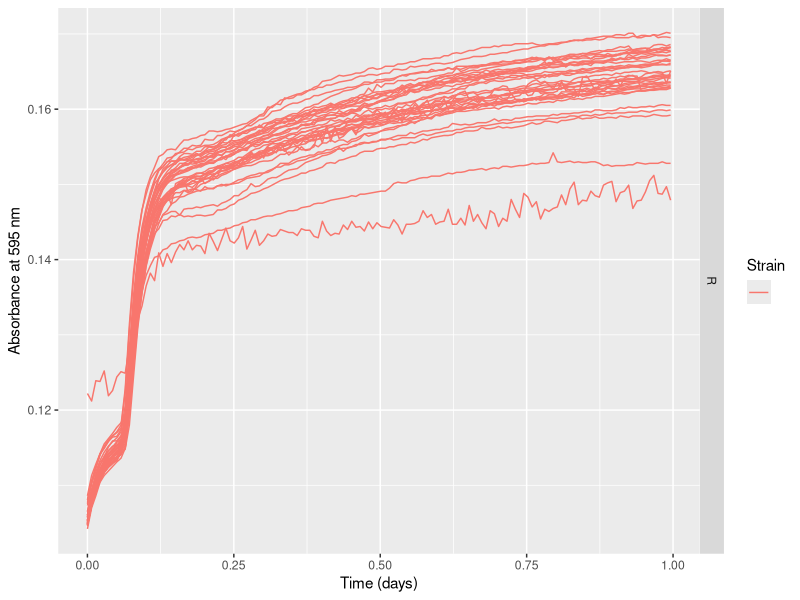
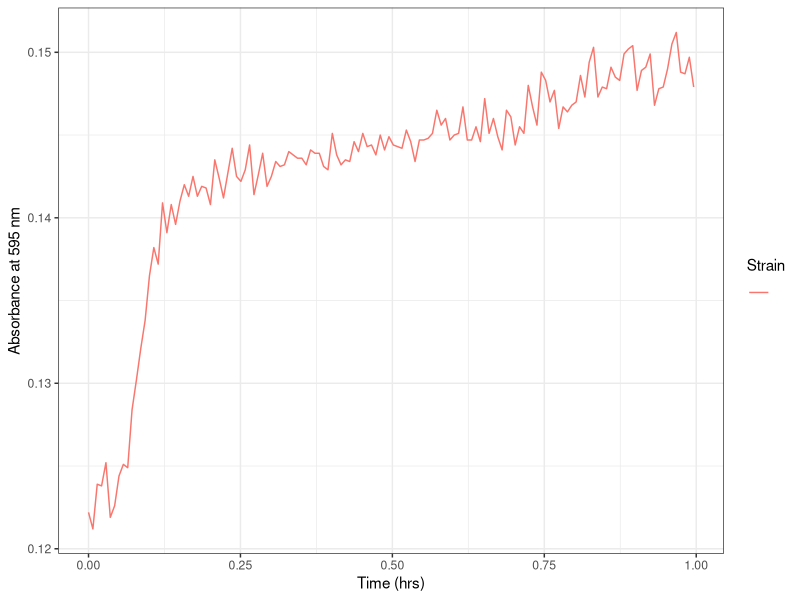
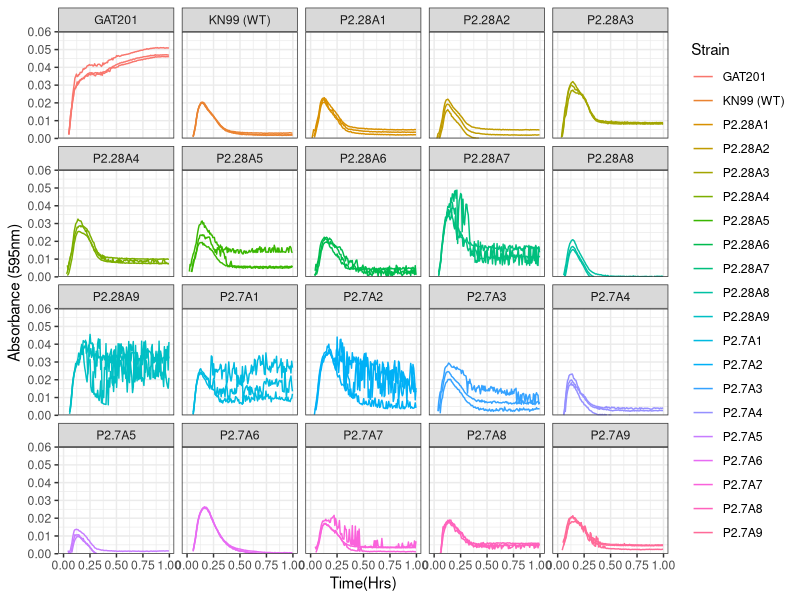
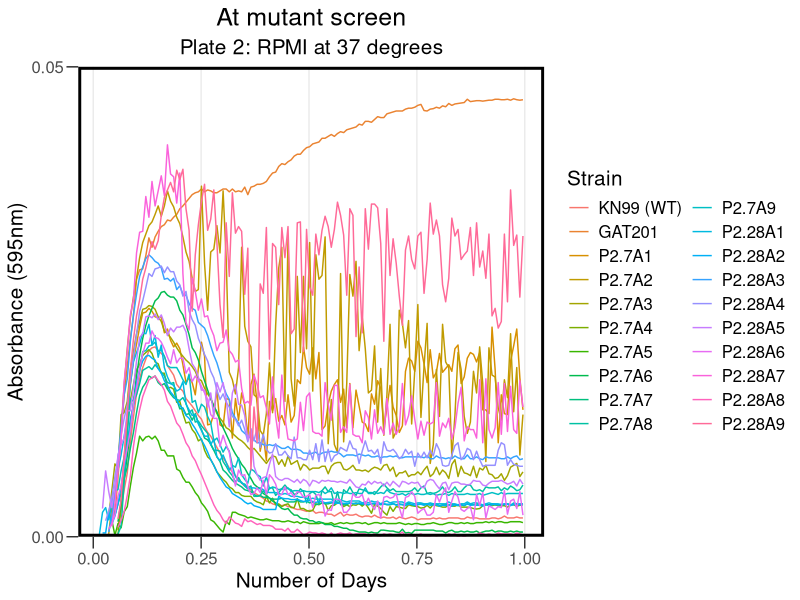
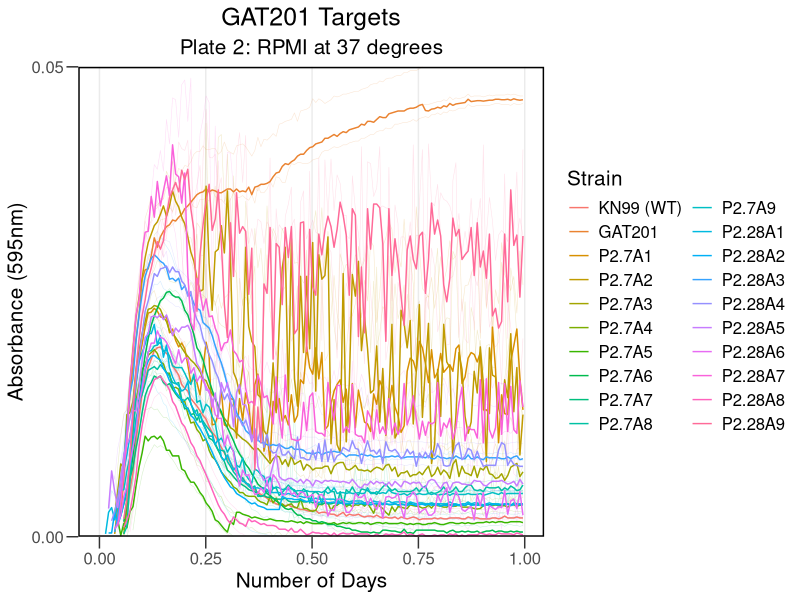
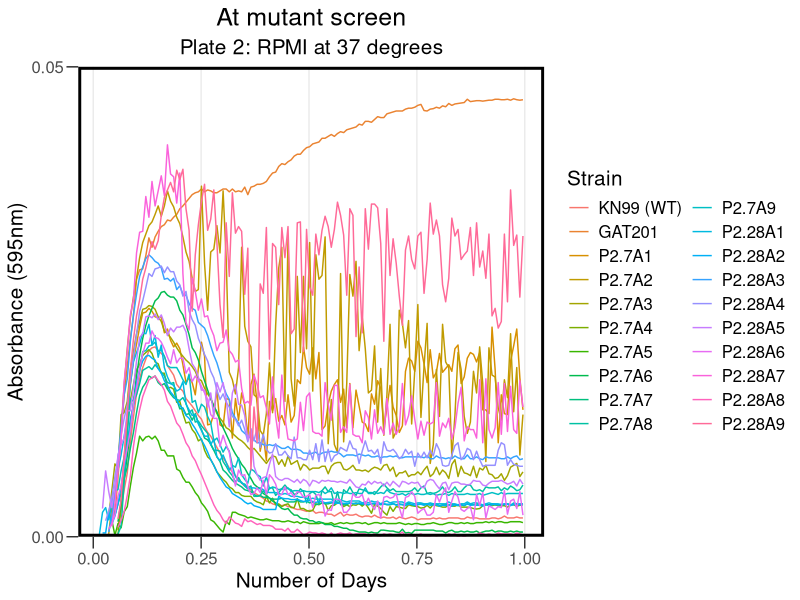
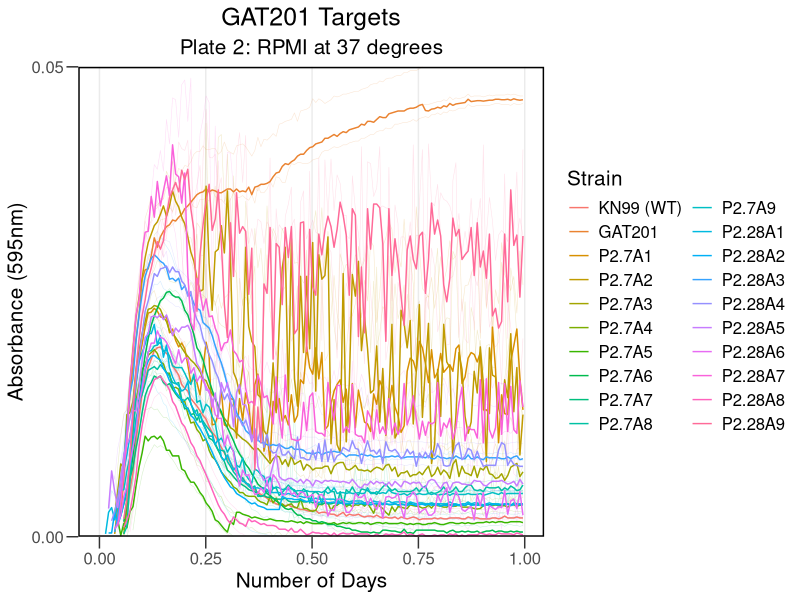

Recreate these plots in R, in order.
## ---- chunk 1
knitr::opts_chunk$set(echo = TRUE)
## ---- chunk 2

library("reshape2")
library(dplyr)
library(ggplot2)
library(tidyverse)
library(rmarkdown)
library(cowplot)
library(yaml)
library(knitr)
## ---- chunk 3

rawdata <- read.csv("../Input/20230405_RPMI_Atmut_screen_Plate2_csv.csv")

## ---- chunk 4

 rawdata_day<-mutate(rawdata, Time = Time/86400)

## ---- chunk 5

reshaped <- melt(rawdata_day, id=c("Time", "Temp"), 
                              variable.name="Well",
                              value.name="OD595")

summary(reshaped)
## ---- chunk 6

platemap <- read.csv("../Input/20230405_RPMI_Atmut_screen_Plate2_setup.csv")
head(platemap, n=50)


## ---- chunk 7

annotated <- inner_join(reshaped, platemap, by="Well")
 
## ---- chunk 8

ggplot(data=filter(annotated,Strain==""),
           aes(x=Time, y=OD595, color=Strain, group = Well)) + 
       geom_line() + 
       facet_grid(Media ~ .) +
       labs(x="Time (days)", y="Absorbance at 595 nm")
## ---- chunk 9

ggplot(data=filter(annotated,Well=="H3"), 
       aes(x=Time, y=OD595, color=Strain, group = Well)) + 
 
       geom_line() + 
     theme_bw()+
     labs(x="Time (hrs)", y="Absorbance at 595 nm")

## ---- chunk 10

blank_OD_summary <- annotated %>%
  filter(Strain=="") %>%
  filter(Well != "H3") %>%
  filter(Well != "H12") %>%
    group_by(Media) %>%
  summarise(OD_median=median(OD595),
            OD_mean=mean(OD595),
            OD_max=max(OD595),
            OD_min=min(OD595))
print(blank_OD_summary)
## ---- chunk 11

normalisedOD <- annotated %>%
  left_join(blank_OD_summary, by="Media") %>%
  mutate(OD_corrected = OD595 - OD_median)

## ---- chunk 12

ggplot(data=normalisedOD %>%
                      filter(Strain != ""), 
                      aes(x=Time, y=OD_corrected, color=Strain, group = Well)) + 
       geom_line() + 
       scale_y_continuous(limits=c(0,0.06),expand=c(0,0))+
       facet_wrap(Strain ~ .)+
  
       labs(x = "Time(Hrs)",
            y = "Absorbance (595nm)") +
       theme(text = element_text(size = 20))+
       theme_bw()
## ---- chunk 13

ggplot(data=normalisedOD  %>%
          dplyr::mutate(Strain = factor(Strain, levels = c("KN99 (WT)", "GAT201", "P2.7A1","P2.7A2","P2.7A3","P2.7A4","P2.7A5","P2.7A6","P2.7A7","P2.7A8","P2.7A9","P2.28A1","P2.28A2","P2.28A3","P2.28A4","P2.28A5","P2.28A6","P2.28A7","P2.28A8","P2.28A9" )))%>%
                     filter(Strain != ""), 
                      aes(x=Time, y=OD_corrected, color=Strain)) + 
        stat_summary(fun = "median", geom = "line", size = 0.5) +
       scale_y_continuous(limits=c(0,0.05),expand=c(0,0), breaks = c(0, 0.25, 0.05)) +
       labs(x = "Number of Days",
            y = "Absorbance (595nm)",
            title = "At mutant screen", subtitle = "Plate 2: RPMI at 37 degrees") +
       theme_bw() +
       theme(text = element_text(size = 15))+
       theme(axis.title = element_text(size = 15))+
       theme(axis.ticks.length = unit(0.3, "cm"))+
       theme(title = element_text(size = 15))+
       theme(panel.grid.minor = element_blank())+
    guides(color=guide_legend(ncol=2))+
 theme(legend.title = element_text(size = 15))+
      theme(legend.background = element_rect(fill = "transparent", color=NA))+
  theme(legend.key = element_rect(fill = "transparent", color=NA))+
       theme (plot.background =  element_rect(fill = "transparent", color=NA), 
         panel.background = element_rect(fill = "transparent", color=NA),)+
      theme(panel.border = element_rect(linetype = "solid", colour = "black", size = 2))+
  theme(plot.title = element_text(hjust = 0.5), plot.subtitle = element_text(hjust = 0.5) )
       
## ---- chunk 14

ggsave("../Results/AllSummary_At2.png",width = 8,height=5)
## ---- chunk 15


ggplot(data=normalisedOD  %>%
          dplyr::mutate(Strain = factor(Strain, levels = c("KN99 (WT)", "GAT201", "P2.7A1","P2.7A2","P2.7A3","P2.7A4","P2.7A5","P2.7A6","P2.7A7","P2.7A8","P2.7A9","P2.28A1","P2.28A2","P2.28A3","P2.28A4","P2.28A5","P2.28A6","P2.28A7","P2.28A8","P2.28A9" )))%>%
                     filter(Strain != ""), 
                      aes(x=Time, y=OD_corrected, color=Strain)) + 
       geom_line(aes(group = Well), size = 0.2, alpha = 0.2) + 
       stat_summary(fun = "median", geom = "line", size = 0.5) +
       scale_y_continuous(limits=c(0,0.05),expand=c(0,0), breaks = c(0, 0.25, 0.05)) +
   
       labs(x = "Number of Days",
            y = "Absorbance (595nm)",
            title = "GAT201 Targets", subtitle = "Plate 2: RPMI at 37 degrees") +

                  theme_bw() +
       theme(text = element_text(size = 15))+
       theme(axis.title = element_text(size = 15))+
             theme(axis.ticks.length = unit(0.3, "cm"))+
       theme(title = element_text(size = 15))+
       theme(panel.grid.minor = element_blank())+
            guides(color=guide_legend(ncol=2))+
       theme(legend.title = element_text(size = 15))+
      theme(legend.background = element_rect(fill = "transparent", color=NA))+
      theme(legend.key = element_rect(fill = "transparent", color=NA))+
       theme (plot.background =  element_rect(fill = "transparent", color=NA), 
            panel.background = element_rect(fill = "transparent", color=NA),)+
      theme(panel.border = element_rect(linetype = "solid", colour = "black", size = 1))+
      theme(plot.title = element_text(hjust = 0.5), plot.subtitle = element_text(hjust = 0.5))
## ---- chunk 16

ggsave("../Results/Statsumm_At2.png",width = 8,height=5)
